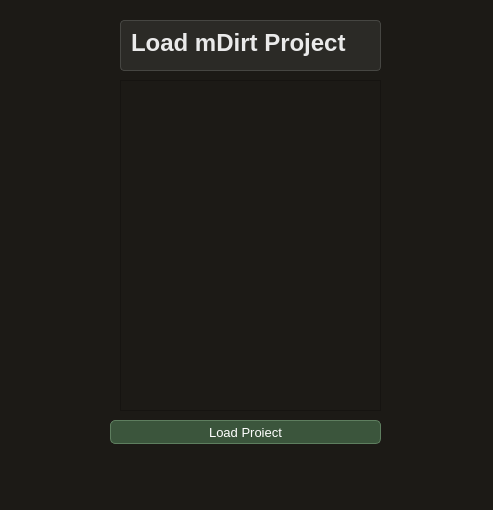
<?xml version="1.0" encoding="UTF-8"?>
<ui version="4.0">
 <class>Form</class>
 <widget class="QWidget" name="Form">
  <property name="geometry">
   <rect>
    <x>0</x>
    <y>0</y>
    <width>493</width>
    <height>510</height>
   </rect>
  </property>
  <property name="windowTitle">
   <string>Form</string>
  </property>
  <property name="styleSheet">
   <string notr="true">/*mDirt Dev Theme - Dark Earthy */

* {
    font-family: &quot;JetBrains Mono&quot;, &quot;Consolas&quot;, monospace;
    font-size: 13px;
    color: #e9e9e9;
}

QWidget {
    background-color: #1c1a16;
}

QPushButton {
    background-color: #3b553c;
    color: #ffffff;
    border: 1px solid #5e7e5f;
    border-radius: 5px;
    padding: 6px 10px;
}

QPushButton:hover {
    background-color: #4d6e4f;
    border-color: #89b089;
}

QPushButton:pressed {
    background-color: #36503a;
}

QLineEdit, QTextEdit {
    background-color: #2b2a26;
    border: 1px solid #464642;
    border-radius: 4px;
    padding: 4px 6px;
    color: #eaeaea;
}

QLineEdit:focus, QTextEdit:focus {
    border: 1px solid #7da87d;
}

QLabel {
    color: #ccc9b5;
}

QComboBox {
    background-color: #2b2a26;
    border: 1px solid #464642;
    border-radius: 4px;
    padding: 4px;
    color: #ffffff;
}

QComboBox:hover {
    border-color: #7da87d;
}

QTabWidget::pane {
    border: 1px solid #5a5a50;
    border-radius: 6px;
}

QTabBar::tab {
    background: #3b3731;
    color: #b5b5a5;
    padding: 6px 12px;
    border-top-left-radius: 6px;
    border-top-right-radius: 6px;
}

QTabBar::tab:selected {
    background: #4e4a40;
    color: #d7f7d4;
}

QScrollBar:vertical, QScrollBar:horizontal {
    background: #1c1a16;
    border: none;
    width: 10px;
    margin: 0px;
}

QScrollBar::handle {
    background: #575342;
    border-radius: 4px;
}

QScrollBar::handle:hover {
    background: #7da87d;
}

QToolTip {
    background-color: #3b553c;
    color: #f4f4f4;
    border: 1px solid #7da87d;
    padding: 4px;
    border-radius: 4px;
}</string>
  </property>
  <widget class="QTextBrowser" name="textBrowser">
   <property name="geometry">
    <rect>
     <x>120</x>
     <y>20</y>
     <width>261</width>
     <height>51</height>
    </rect>
   </property>
   <property name="html">
    <string>&lt;!DOCTYPE HTML PUBLIC &quot;-//W3C//DTD HTML 4.0//EN&quot; &quot;http://www.w3.org/TR/REC-html40/strict.dtd&quot;&gt;
&lt;html&gt;&lt;head&gt;&lt;meta name=&quot;qrichtext&quot; content=&quot;1&quot; /&gt;&lt;meta charset=&quot;utf-8&quot; /&gt;&lt;style type=&quot;text/css&quot;&gt;
p, li { white-space: pre-wrap; }
hr { height: 1px; border-width: 0; }
li.unchecked::marker { content: &quot;\2610&quot;; }
li.checked::marker { content: &quot;\2612&quot;; }
&lt;/style&gt;&lt;/head&gt;&lt;body style=&quot; font-family:'JetBrains Mono','Consolas','monospace'; font-size:13px; font-weight:400; font-style:normal;&quot;&gt;
&lt;p style=&quot; margin-top:0px; margin-bottom:0px; margin-left:0px; margin-right:0px; -qt-block-indent:0; text-indent:0px;&quot;&gt;&lt;span style=&quot; font-size:18pt; font-weight:700;&quot;&gt;Load mDirt Project&lt;/span&gt;&lt;/p&gt;&lt;/body&gt;&lt;/html&gt;</string>
   </property>
  </widget>
  <widget class="QListWidget" name="listWidget">
   <property name="geometry">
    <rect>
     <x>120</x>
     <y>80</y>
     <width>261</width>
     <height>331</height>
    </rect>
   </property>
  </widget>
  <widget class="QPushButton" name="pushButton">
   <property name="geometry">
    <rect>
     <x>110</x>
     <y>420</y>
     <width>271</width>
     <height>24</height>
    </rect>
   </property>
   <property name="text">
    <string>Load Project</string>
   </property>
  </widget>
 </widget>
 <resources/>
 <connections/>
</ui>
